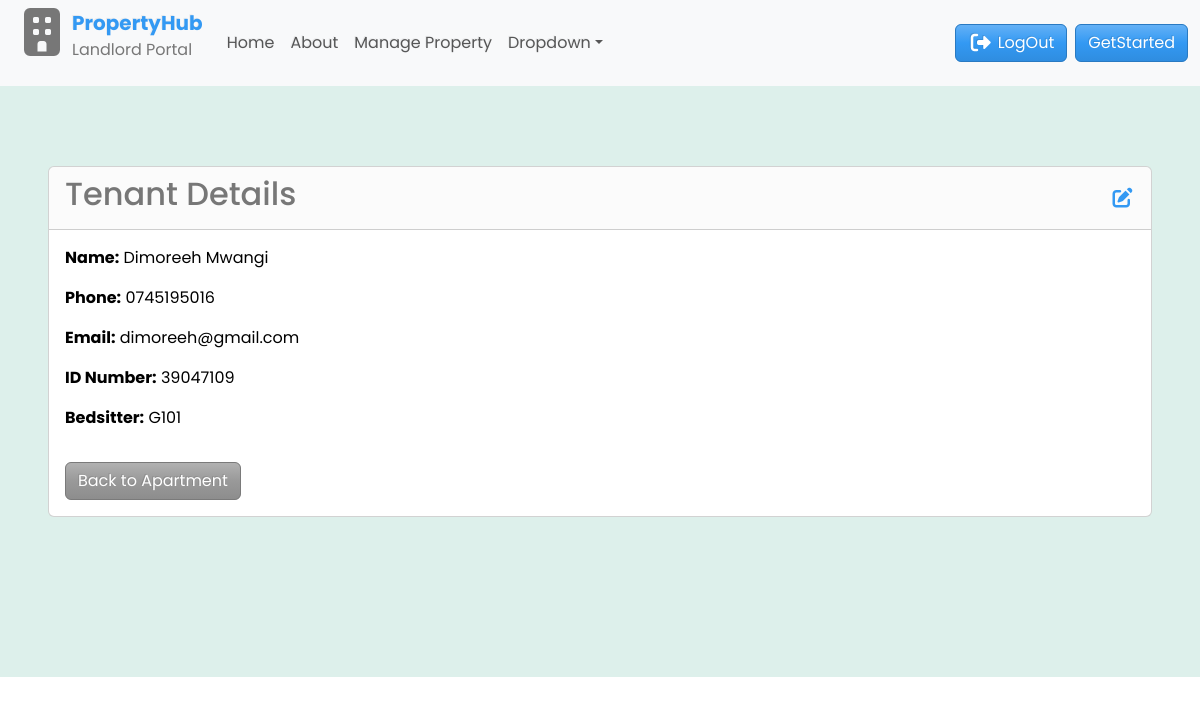
/tenant/2/, run on the app's committed database.
### main/models.py (models this page shows, shortened)
class Profile(models.Model):
    user = models.OneToOneField(User, on_delete=models.CASCADE)
    bedsitter = models.OneToOneField(Bedsitter, on_delete=models.SET_NULL, null=True, blank=True, related_name='tenant')
    first_name = models.CharField(max_length=50)
    last_name = models.CharField(max_length=50)
    phone_number = models.CharField(max_length=20)
    email = models.EmailField(blank=True, null=True)
    id_number = models.CharField(max_length=20, blank=True, null=True)
    profile_photo = models.ImageField(upload_to='uploads/product', blank=True, null=True)

class Bedsitter(models.Model):
    apartment = models.ForeignKey(Apartment, related_name='bedsitters', on_delete=models.CASCADE)
    number = models.CharField(max_length=255, unique=True)
    class Meta:
        verbose_name_plural = "Bedsitters"

### main/views.py (the view)
# urls.py: path('tenant/<int:tenant_id>/', views.tenant_detail, name='tenant_detail'),
def tenant_detail(request, tenant_id):
    tenant = get_object_or_404(Profile, id=tenant_id)
    context = {'tenant': tenant,}
    return render(request, 'main/tenant_detail.html', context)

### main/templates/main/tenant_detail.html (shortened to what this page needs)
{% extends 'main/base.html' %}
{% block content %}
<div class="container-fluid" id="tenant">
  <div class="card">
    <div class="card-header tenant-heading">
      <h2>Tenant Details</h2>
      <a href="#"><i class="fa-solid fa-pen-to-square fa-lg"></i></a>
    </div>
    <div class="card-body tenant-card">
      <p>
        <strong>Name:</strong> {{ tenant.first_name }} {{ tenant.last_name }}
      </p>
      <p><strong>Phone:</strong> {{ tenant.phone_number }}</p>
      <p><strong>Email:</strong> {{ tenant.email }}</p>
      <p><strong>ID Number:</strong> {{ tenant.id_number }}</p>
      {% if tenant.bedsitter %}
      <p><strong>Bedsitter:</strong> {{ tenant.bedsitter.number }}</p>
      {% endif %}
      <a
        href="{% url 'apartment_detail' tenant.bedsitter.apartment.id %}"
        class="btn btn-secondary mt-3"
        >Back to Apartment</a
      >
    </div>
  </div>
</div>
{% endblock %}

### main/static/css/styles.css (style rules this page uses)
* { box-sizing: border-box; padding: 0; margin: 0; font-family: "poppins", sans-serif; text-decoration: none; }
body, html { overflow-x: hidden; height: 100vh; transition: 0.4s; }
a { text-decoration: none; }
#tenant { background-color: #ddf0eb; padding: 5rem 3rem 10rem 3rem; }
.tenant-card p { color: black; }
.container-fluid .card .tenant-heading { display: flex; align-items: center; justify-content: space-between; }

### data on the page
Profile: first_name "Dimoreeh", last_name "Mwangi", phone_number "0745195016", email "dimoreeh@gmail.com", id_number "39047109", bedsitter.number "G101"
